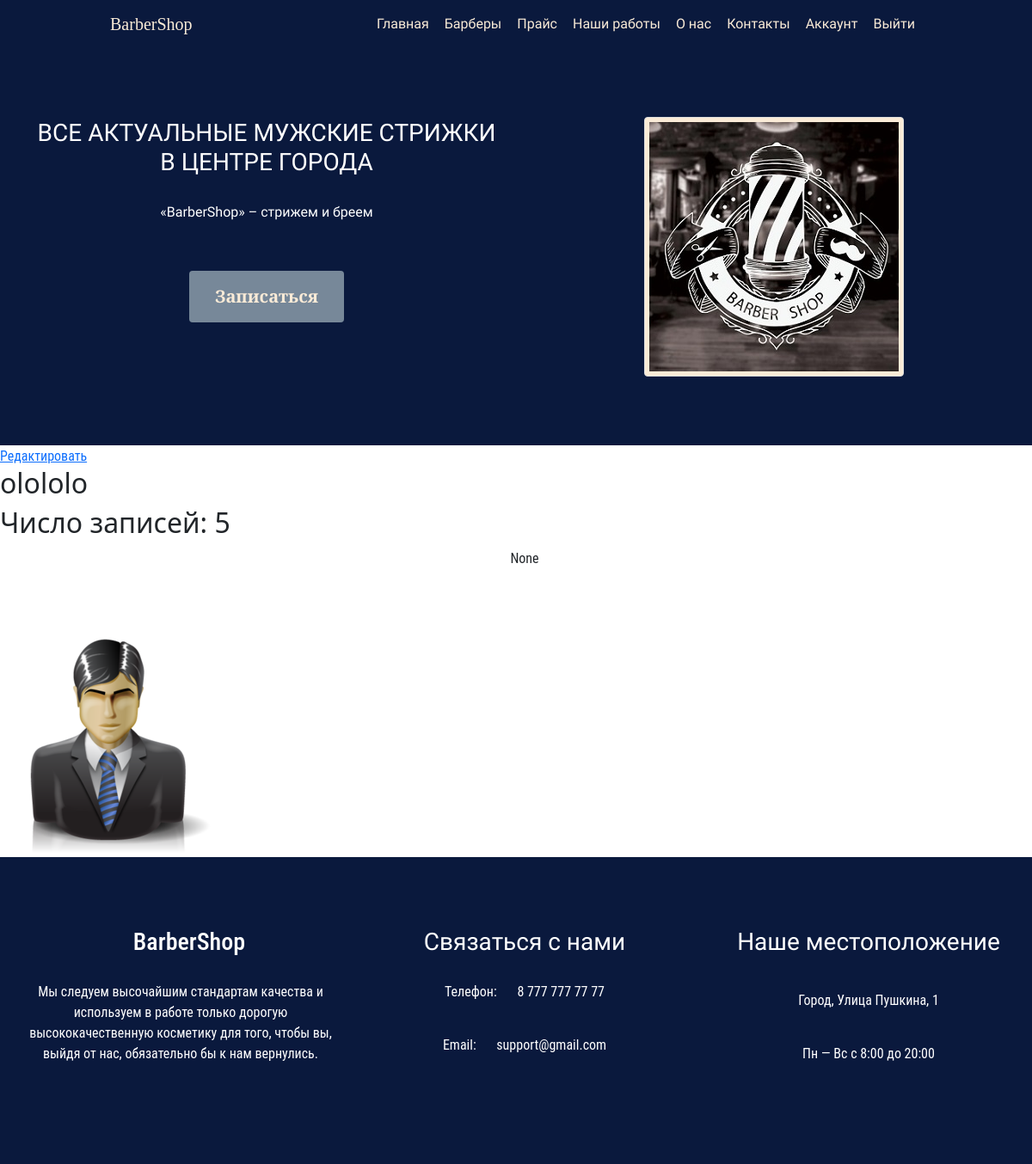
/user/account/ (signed in), run on the app's committed database.
### user/models.py (models this page shows, shortened)
class Profile(models.Model):
    user = models.OneToOneField(User, on_delete=models.CASCADE, blank=True, null=True)
    name = models.CharField(max_length=200, blank=True, null=True)
    phone_number = models.CharField(max_length=12, blank=True, null=True, unique=True)
    username = models.CharField(max_length=200, blank=True, null=True, unique=True)
    profile_image = models.ImageField(upload_to='profiles/', blank=True, null=True, default='profiles/user-default.png')
    created = models.DateTimeField(auto_now_add=True)

### user/views.py (the view)
# urls.py: path('account/', views.user_account, name='user_account'),
@login_required(login_url='login')
def user_account(request):
    count_appointments = Appointment.objects.filter(client_id=request.user.id).count()
    prof = request.user.profile
    context = {
        'profile': prof,
        'count_appointments': count_appointments,
    }
    return render(request, 'user/account.html', context)

### user/templates/user/account.html (shortened to what this page needs)
{% extends 'barbershop/base.html' %}
{% block content %}
<a class="tag tag--pill tag--main settings__btn" href="{% url 'edit-account' %}">Редактировать</a>
<h2 class="dev__name">{{ profile.name}}</h2>
<h2 class="dev__name">Число записей: {{ count_appointments }}</h2>
<p>{{ profile.phone_number }}</p>
<img class="avatar avatar--xl" src="{{ profile.profile_image.url }}" />
{% endblock %}

### barbershop/static/css/style.css (style rules this page uses)
* { margin: 0; padding: 0; font-family: 'Roboto Condensed', sans-serif; }
#banner-row h3, p { padding-left: 20px; padding-top: 2px; padding-bottom: 20px; text-align: center; }

### data on the page
Profile: name "olololo", phone_number "None", profile_image (placeholder picture)

### other printed values
{{ count_appointments }} "5"
